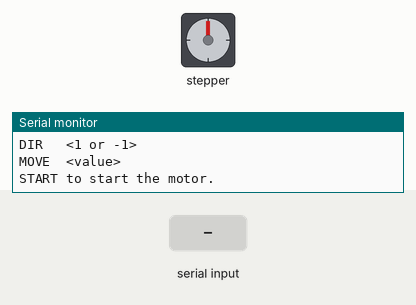
This sketch was run on a simulated ESP8266 (NodeMCU). On the bench: stepper motor, the last lines printed to the serial monitor. Inputs (shaded band) come from the test bench. Stepper angles assume 200 steps per turn.

Above: at 1.2 s.
1.3 s: "START\n" received over Serial
At 1.45 s:
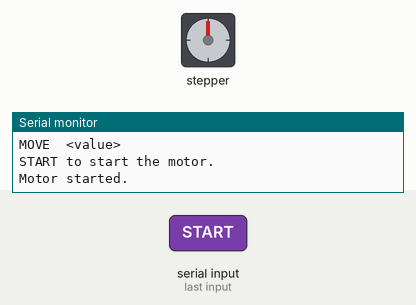
At 2.05 s:
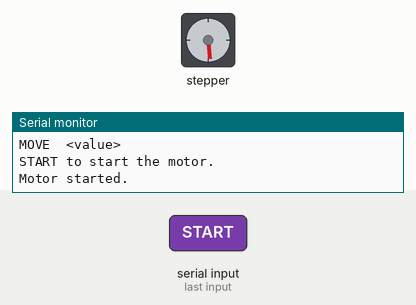
4.3 s: "SPD 90\n" received over Serial
7.3 s: "STOP\n" received over Serial
At 8.3 s:
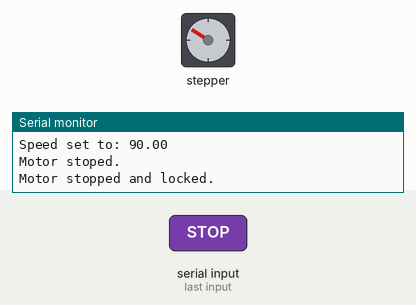
Timing chart, 0 to 10.3 s (numbered marks = the images above; inputs shaded):
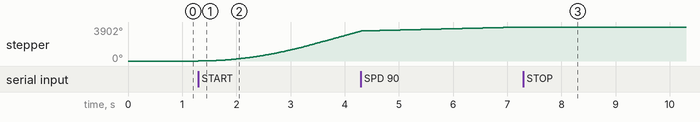

Measured:
- after the input at 1.3 s, stepper: keeps turning clockwise at about 1145°/s, starting at once
- after the input at 7.3 s, stepper: goes on until 7.3 s, then stays 3902°

The sketch:

CWD556-A_ARM66AC-T7.2_MBED.ino
```cpp
#include <AccelStepper.h>

#define PULSE_PIN D5
#define DIRECTION_PIN D6
#define ENABLE_PIN D7

// Motor kontrolcüsünü tanımla
AccelStepper stepper(AccelStepper::DRIVER, PULSE_PIN, DIRECTION_PIN);

// Varsayılan ayarlar
long steps = 2880; // Varsayılan adım sayısı
float speed = 1000.0; // Varsayılan hız
float acceleration = 500.0; // Varsayılan ivme
float milimeter = 1.0;
int target_position = steps;
int direction = 1; // Varsayılan yön (1: ileri, -1: geri)
long currentPos = 0;
long temp = 0;

bool motorEnabled = false;

void setup() {
  Serial.begin(115200);

  stepper.setMaxSpeed(speed);
  stepper.setAcceleration(acceleration);

  // Varsayılan ayarları seri porttan yazdır
  Serial.println("\n\n\n\n\nStepper motor control initialized.");
  Serial.println("");
  Serial.println("Default settings:");
  Serial.println("-----------------");
  Serial.print("Speed       : "); Serial.println(speed);
  Serial.print("Acceleration: "); Serial.println(acceleration);
  Serial.print("Steps       : "); Serial.println(steps);
  Serial.print("Milimeter   : "); Serial.println(milimeter);
  Serial.print("Direction   : "); Serial.println(direction == 1 ? "Forward" : "Reverse");
  Serial.println("\nEnter commands in the format:");
  Serial.println("-------------------------------");
  Serial.println("SPD   <value>");
  Serial.println("ACC   <value>");
  Serial.println("STEPS <value>");
  Serial.println("DIR   <1 or -1>");
  Serial.println("MOVE  <value>");
  Serial.println("START to start the motor.");
}

void loop() {
  if (Serial.available() > 0) {
    String command = Serial.readStringUntil('\n');
    command.trim(); // Başı ve sonundaki boşlukları kaldır

    if (command.startsWith("SPD ")) {
      speed = command.substring(4).toFloat();
      stepper.setMaxSpeed(speed);
      Serial.print("Speed set to: ");
      Serial.println(speed);
    }
    else if (command.startsWith("ACC ")) {
      acceleration = command.substring(4).toFloat();
      stepper.setAcceleration(acceleration);
      Serial.print("Acceleration set to: ");
      Serial.println(acceleration);
    }
    else if (command.startsWith("STEPS ")) {
      steps = command.substring(6).toInt();
      Serial.print("Steps set to: ");
      Serial.println(steps);
    }
    else if (command.startsWith("DIR ")) {
      direction = command.substring(4).toInt();
      Serial.print("Direction set to: ");
      Serial.println(direction == 1 ? "Forward" : "Reverse");
    }
    else if (command.startsWith("MOVE ")) {
      milimeter = command.substring(4).toFloat();
      target_position = milimeter * steps;
      Serial.print("Going to: ");
      Serial.print(milimeter);
      Serial.println("mm");
    }
    else if (command.equals("START")) {
      motorEnabled = true;
      stepper.setCurrentPosition(0);
      stepper.moveTo(target_position*direction);
      Serial.println("Motor started.");
    }
    else if (command.equals("STOP")) {
      motorEnabled = true;
      target_position = 0;
      stepper.setCurrentPosition(0);
      stepper.moveTo(0);
      Serial.println("Motor stoped.");
    }
    else if (command.equals("POS")) {
      Serial.print("POS ");
      Serial.println(currentPos);
    }
  }

  currentPos = stepper.currentPosition();

  if (motorEnabled) {
    if (stepper.distanceToGo() == 0) {
      Serial.println("Motor stopped and locked.");
      motorEnabled = false;
    }
    else {
      stepper.run();
    }
  }
}
```
